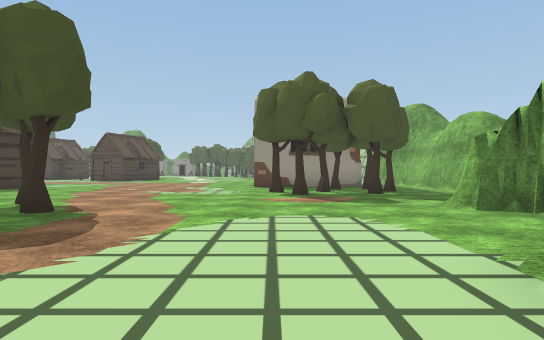
[1] (above)

24 first-person views from a walk through a Unity game level. The camera is 1.2 m above the floor, looks level and sees 75° across. The floor is counted in squares, 2 m on a side. Each view is taken from the middle of a square. On the plan, view 1 faces up. The plan holds only what a view shows up to about 10 squares ahead; the rest is blank. The place goes on beyond the plan. Some animated figures are not drawn. Some surface patterns are stand-ins.

[2]
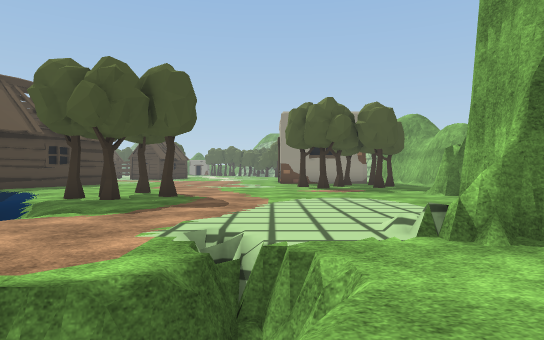

[3]
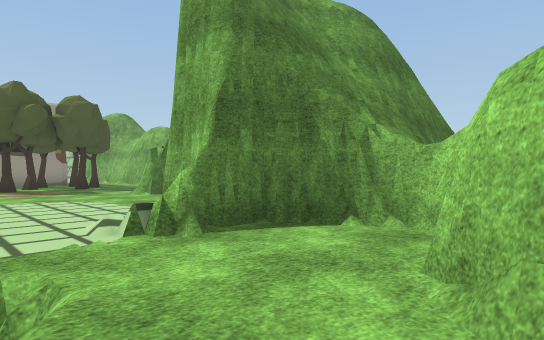

[4]
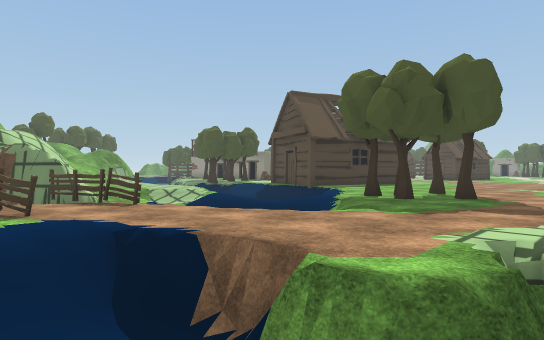

[5]
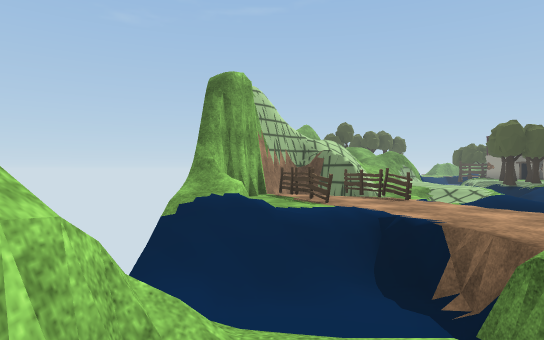

[6]
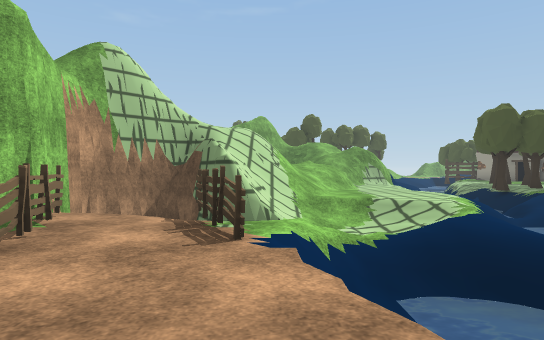

[7]
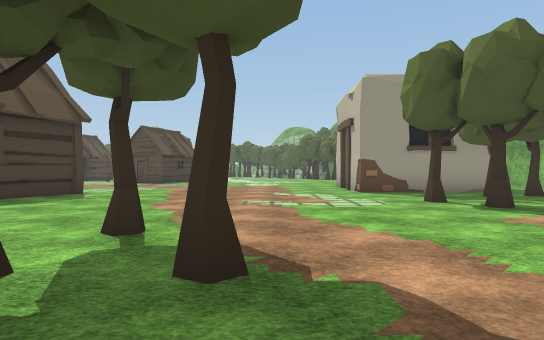

[8]
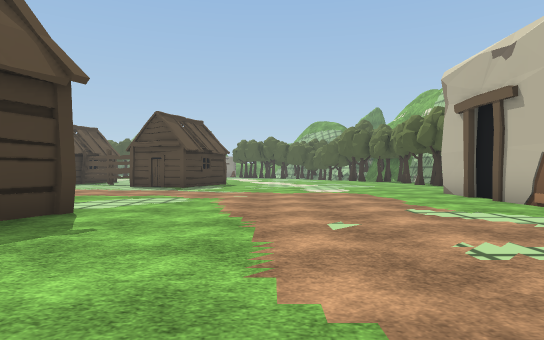

[9]
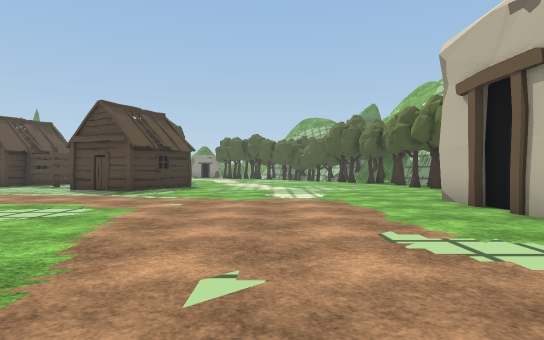

[10]
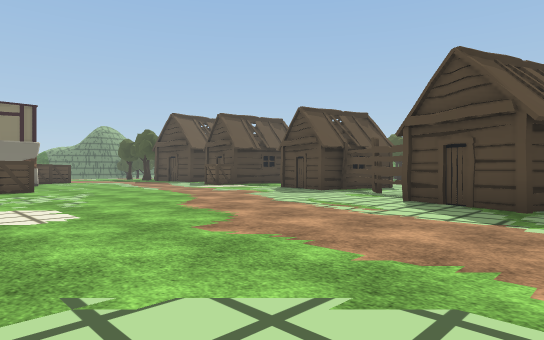

[11]
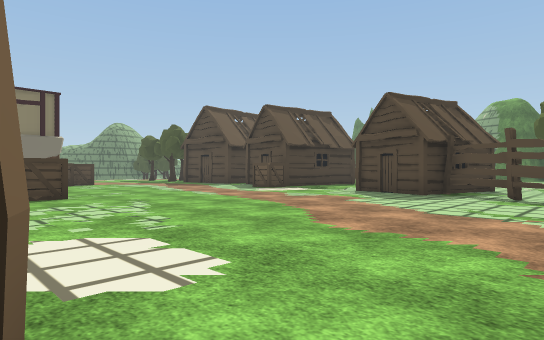

[12]
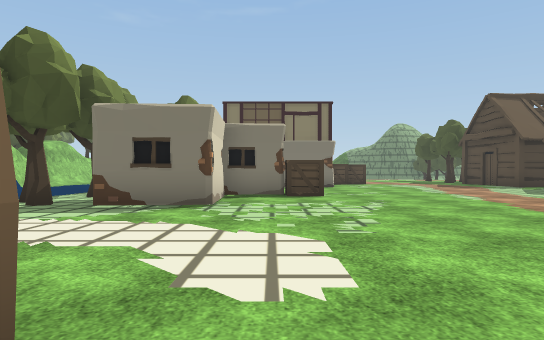

[13]
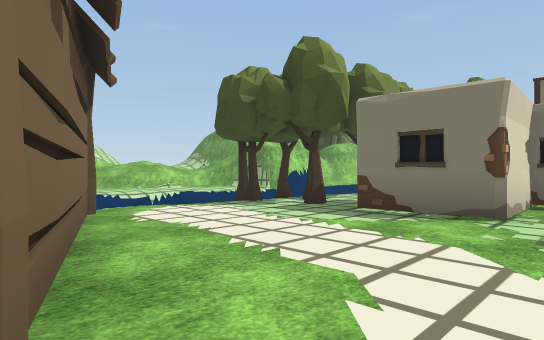

[14]
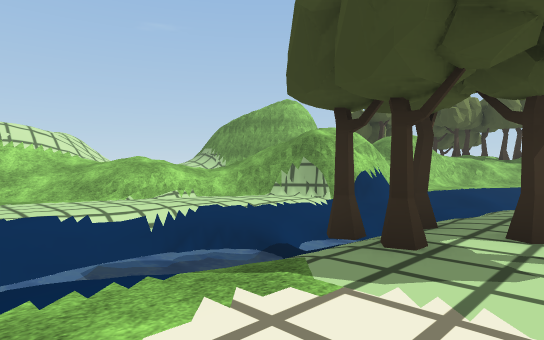

[15]
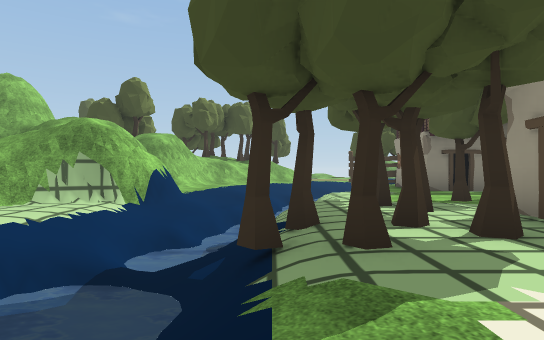

[16]
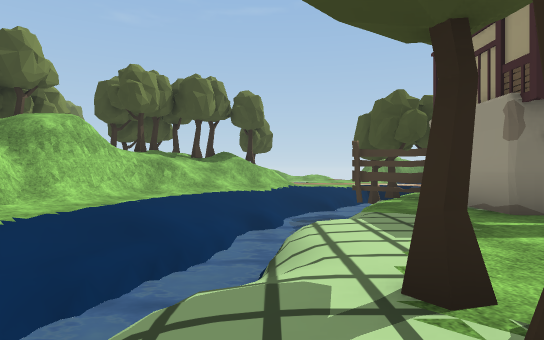

[17]
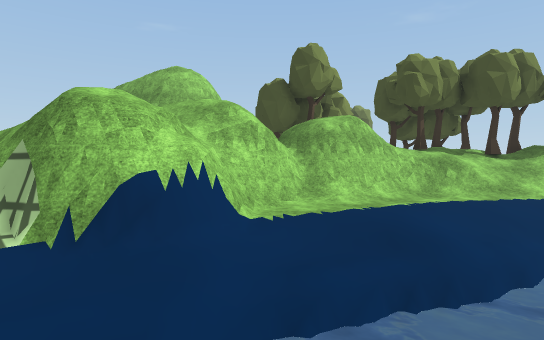

[18]
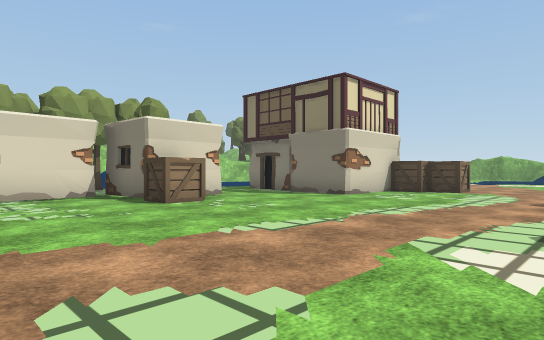

[19]
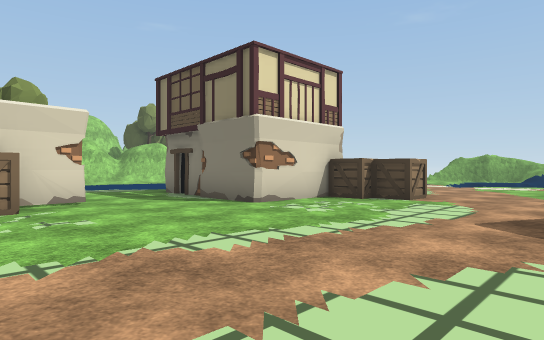

[20]
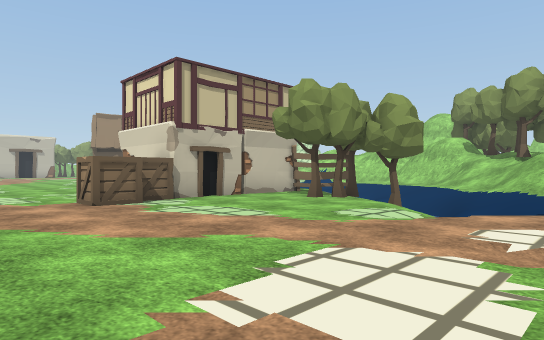

[21]
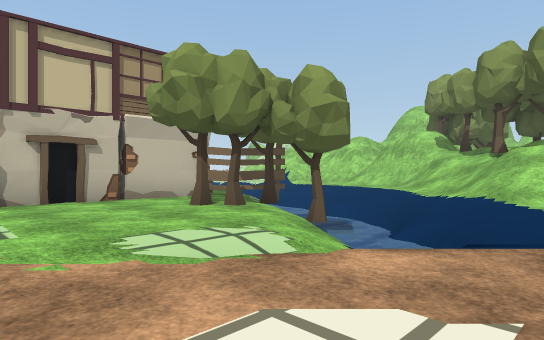

[22]
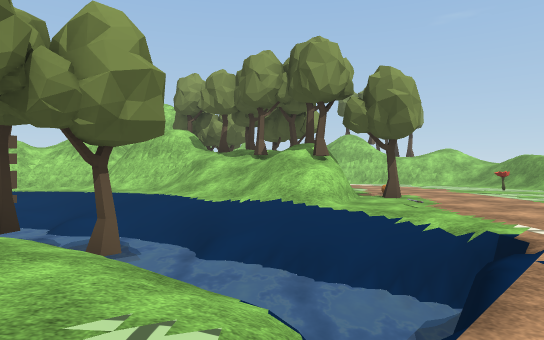

[23]
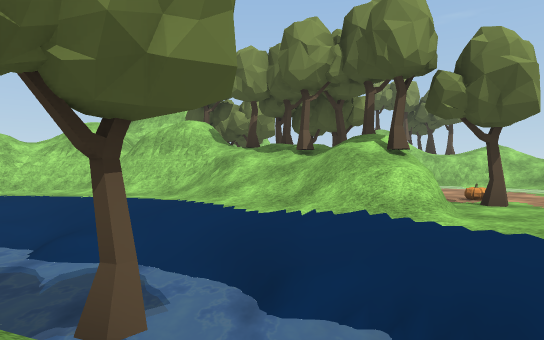

[24]
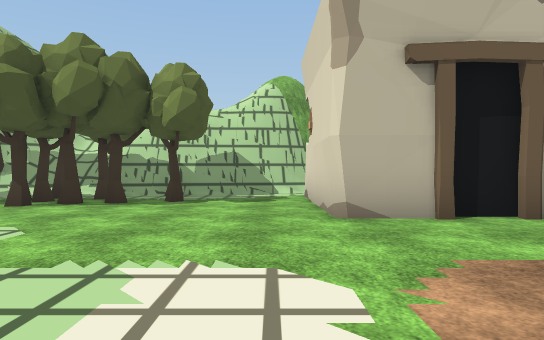

### Floor plan
Key: @ floor where view 1 was taken; # wall or solid block; . main floor; - floor 0.25 m lower than the main floor; _ floor 1.5 m lower than the main floor; : floor 1.5 m higher than the main floor; / step, stairs or slope; = window, fence, low wall or low ledge; ~ water the walk can cross; ≈ water the walk keeps out of; v drop or lower ground; T tree; F fence; H hut; C crate; O other object.
Columns run from 32 left of view 1 to 5 right of it. Each row starts with its distance up from view 1.
 21           .........HFFFH        .T O#
 20 ......................H.H     ....T##
 19 ........................H.........TT#v
 18 .......C............................#v
 17 .......C............................##
 16 .......###......................####.#
 15 ../....###...CC.................#
 14 .≈//.T.###..##..................#
 13 =≈≈v.T.###..  O##....#..........####
 12 /≈≈≈TTFO....T..#O....# ##...........
 11 .//~~~F=.......##....###..........TT
 10 .///~~~  /..TTT.T...## #........T.TT.
  9 .//////≈≈≈≈v...TT...#   .........T.T.
  8 TT///////≈≈≈≈//TT///     ............
  7 =TT///.////≈≈~~/~~//    /...........
  6 /:////..//////≈/~~~~/   //..T......##
  5  T T/###//###///≈≈≈=/~    .T.T......#
  4   TT/# =##//#=./...../   /..T.......
  3      ##=/// /////..../////≈-.......
  2    TTT   //  /////../////≈  /.....#
  1          /     //////////≈≈ /.....#
  0         ##      /////=/ /F..../=@###
 -1          #      /////##FF.../=/=...#
 -2                    /###.FF///_ /..##
 -3                    =####F ///_ //##
 -4                     #  ###//// #

Where each view was taken, in squares from view 1:
view 1: 0 up, 0 right, facing up
view 2: 3 down, 1 left, facing up
view 3: 3 down, 1 left, facing up-right
view 4: 3 down, 1 left, facing up-left
view 5: 3 down, 0 right, facing left
view 6: 0 up, 4 left, facing left
view 7: 3 up, 3 left, facing up
view 8: 7 up, 5 left, facing up
view 9: 9 up, 4 left, facing up
view 10: 13 up, 7 left, facing up-left
view 11: 13 up, 10 left, facing up-left
view 12: 14 up, 10 left, facing left
view 13: 14 up, 11 left, facing down-left
view 14: 10 up, 13 left, facing down-left
view 15: 8 up, 13 left, facing left
view 16: 9 up, 18 left, facing left
view 17: 9 up, 19 left, facing down-left
view 18: 21 up, 15 left, facing down-left
view 19: 21 up, 18 left, facing down-left
view 20: 20 up, 32 left, facing down-right
view 21: 17 up, 32 left, facing down-right
view 22: 16 up, 30 left, facing down
view 23: 14 up, 29 left, facing down
view 24: 17 up, 5 left, facing right
